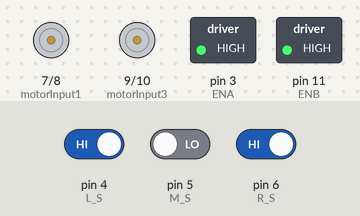
A sketch run on a simulated Arduino Uno, built with avr-gcc and run on an emulated ATmega328P. On the bench: motor-driver pin pairs drawn as motors (green arrow = first pin HIGH = forward, orange = second pin HIGH = backward, longer = more drive), switched loads named in the sketch (green lamp = pin HIGH). The test bench sets the inputs (shaded band); at power-on: pin 4 (L_S) HIGH, pin 6 (R_S) HIGH, pin 5 (M_S) LOW.

Above: at 1.2 s.
1.3 s: pin 4 (L_S) driven LOW
At 2.5 s:
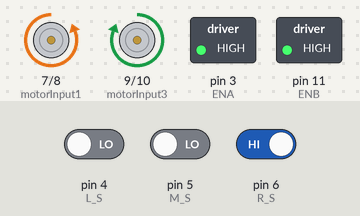
2.8 s: pin 4 (L_S) driven HIGH and pin 6 (R_S) driven LOW
At 3.6 s:
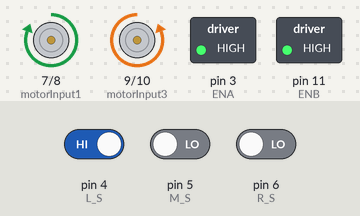
4.3 s: pin 4 (L_S) driven LOW and pin 5 (M_S) driven HIGH
At 4.8 s:
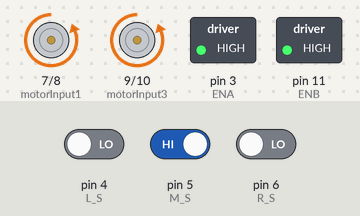
5.8 s: pin 4 (L_S) driven HIGH
At 7.0 s:
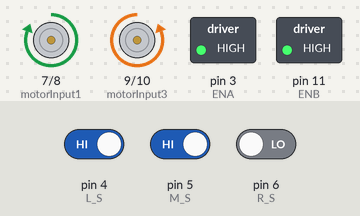
7.3 s: pin 6 (R_S) driven HIGH
At 8.2 s:
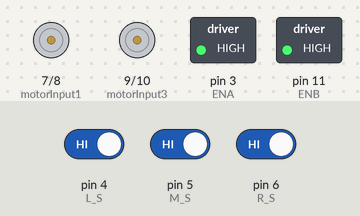
Timing chart, 0 to 9.8 s (numbered marks = the images above; inputs shaded):
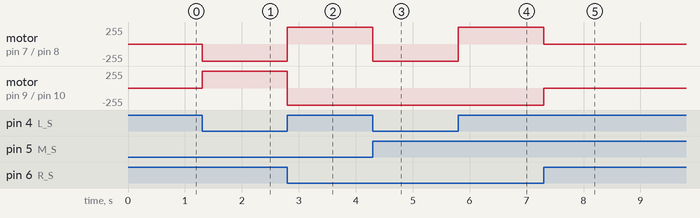

Measured:
- after the input at 1.3 s, motor on pin 7 (motorInput1) / pin 8 (motorInput2): stopped → backward 255/255 at once; motor on pin 9 (motorInput3) / pin 10 (motorInput4): stopped → forward 255/255 at once
- after the input at 2.8 s, motor on pin 7 (motorInput1) / pin 8 (motorInput2): backward 255/255 → forward 255/255 at once; motor on pin 9 (motorInput3) / pin 10 (motorInput4): forward 255/255 → backward 255/255 at once
- after the input at 4.3 s, motor on pin 7 (motorInput1) / pin 8 (motorInput2): forward 255/255 → backward 255/255 at once
- after the input at 5.8 s, motor on pin 7 (motorInput1) / pin 8 (motorInput2): backward 255/255 → forward 255/255 at once
- after the input at 7.3 s, motor on pin 7 (motorInput1) / pin 8 (motorInput2): forward 255/255 → stopped at once; motor on pin 9 (motorInput3) / pin 10 (motorInput4): backward 255/255 → stopped at once

The sketch:

MAXIMUM_Sharp_left_.ino
```cpp
//IR sensors
int L_S = 4;
int M_S = 5;
int R_S = 6;

//for motor input
int ENA = 3; //left motor
int motorInput1 = 7; //left motor
int motorInput2 = 8; //left motor
int motorInput3 = 9; //right motor
int motorInput4 = 10; //right motor
int ENB = 11; //right motor

void setup()
{
  pinMode(L_S, INPUT);
  pinMode(M_S, INPUT);
  pinMode(R_S, INPUT);


  pinMode(motorInput1, OUTPUT);
  pinMode(motorInput2, OUTPUT);
  pinMode(motorInput3, OUTPUT);
  pinMode(motorInput4, OUTPUT);
  pinMode(ENA, OUTPUT);
  pinMode(ENB, OUTPUT);
  analogWrite(ENA, 255);
  analogWrite(ENB, 255);
}

void loop(){
  if( digitalRead(L_S) == 0  && digitalRead(M_S) == 1 && digitalRead(R_S) == 0){

  digitalWrite(motorInput1, LOW);
  digitalWrite(motorInput2, HIGH);
  digitalWrite(motorInput3, LOW);
  digitalWrite(motorInput4, HIGH);
  analogWrite(ENA,255);
  analogWrite(ENB,255);

    }
    if( digitalRead(L_S) == 0 && digitalRead(M_S) == 0 && digitalRead(R_S) == 1){

  digitalWrite(motorInput1, LOW);
  digitalWrite(motorInput2, HIGH);
  digitalWrite(motorInput3, HIGH);
  digitalWrite(motorInput4, LOW);
  analogWrite(ENA,255);
  analogWrite(ENB,255);


    }
    if(digitalRead(L_S) == 1 && digitalRead(M_S) == 0 && digitalRead(R_S) == 0){

     digitalWrite(motorInput1, HIGH);
  digitalWrite(motorInput2, LOW);
  digitalWrite(motorInput3, LOW);
  digitalWrite(motorInput4, HIGH);
  analogWrite(ENA,255);
  analogWrite(ENB,255);


    }
    if(digitalRead(L_S) == 0 && digitalRead(M_S) == 1 && digitalRead(R_S) == 1){

        digitalWrite(motorInput1, LOW);
  digitalWrite(motorInput2, HIGH);
  digitalWrite(motorInput3, HIGH);
  digitalWrite(motorInput4, LOW);
  analogWrite(ENA,255);
  analogWrite(ENB,255);


    }
    if(digitalRead(L_S) == 1 && digitalRead(M_S) == 1 && digitalRead(R_S) == 0){

     digitalWrite(motorInput1, HIGH);
  digitalWrite(motorInput2, LOW);
  digitalWrite(motorInput3, LOW);
  digitalWrite(motorInput4, HIGH);
  analogWrite(ENA,255);
  analogWrite(ENB,255);

    }
   if(digitalRead(L_S) == 1 && digitalRead(M_S) == 1 && digitalRead(R_S) == 1){
  digitalWrite(motorInput1, LOW);
  digitalWrite(motorInput2, LOW);
  digitalWrite(motorInput3, LOW);
  digitalWrite(motorInput4, LOW);


}
}
```
